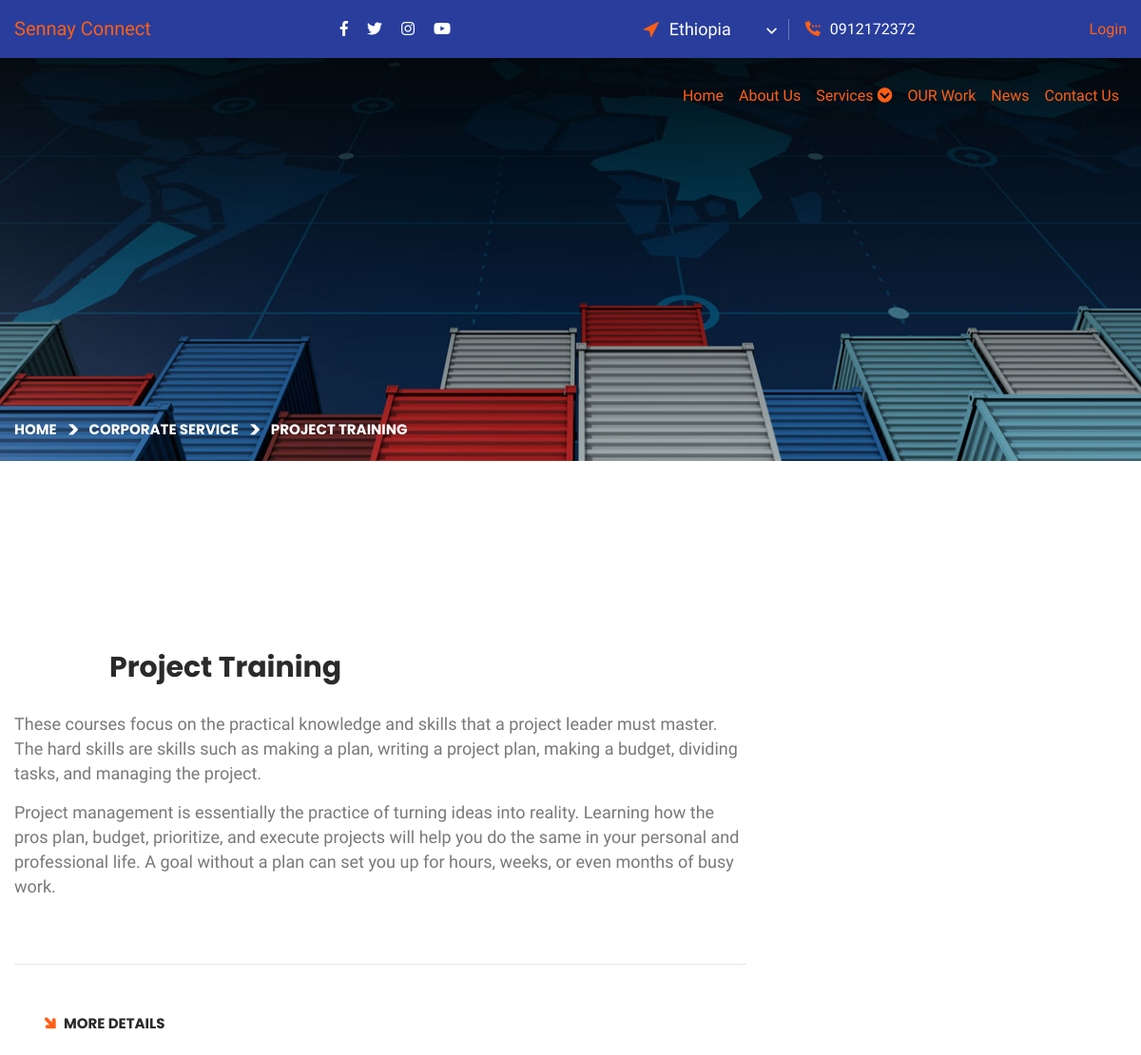
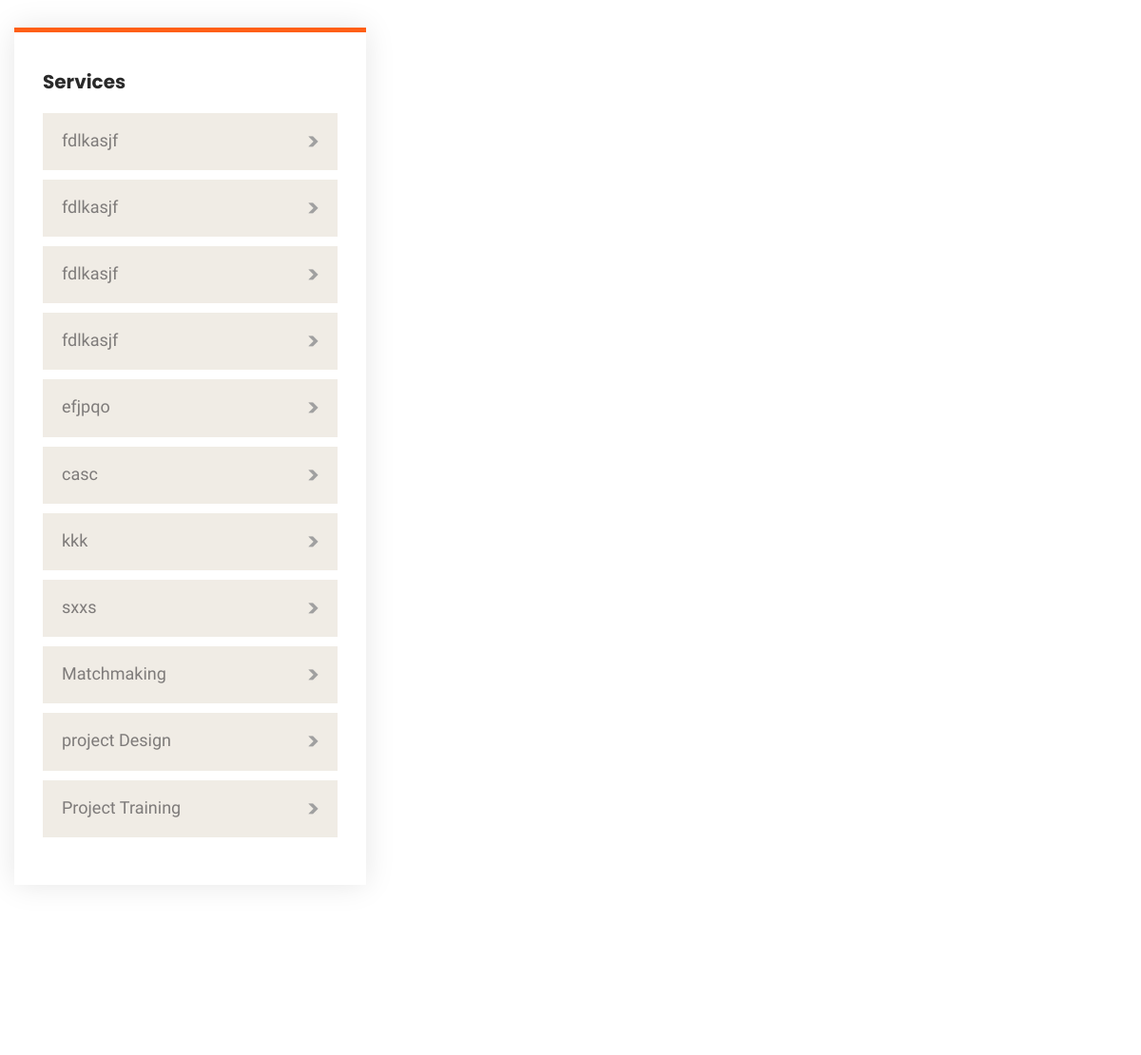
Page /single-service.php?id=36 (upper part) on the earlier database version (2 pictures, top to bottom).
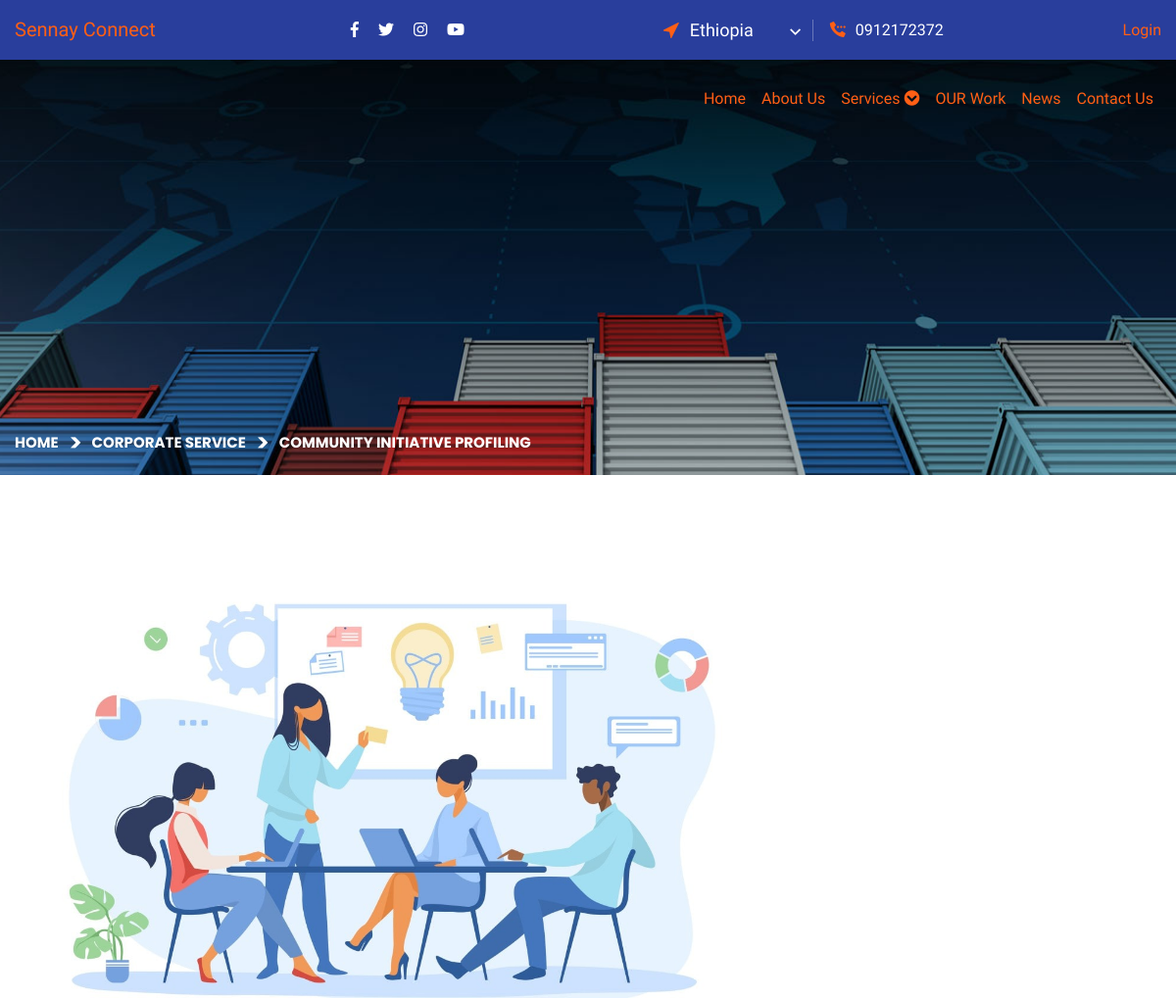
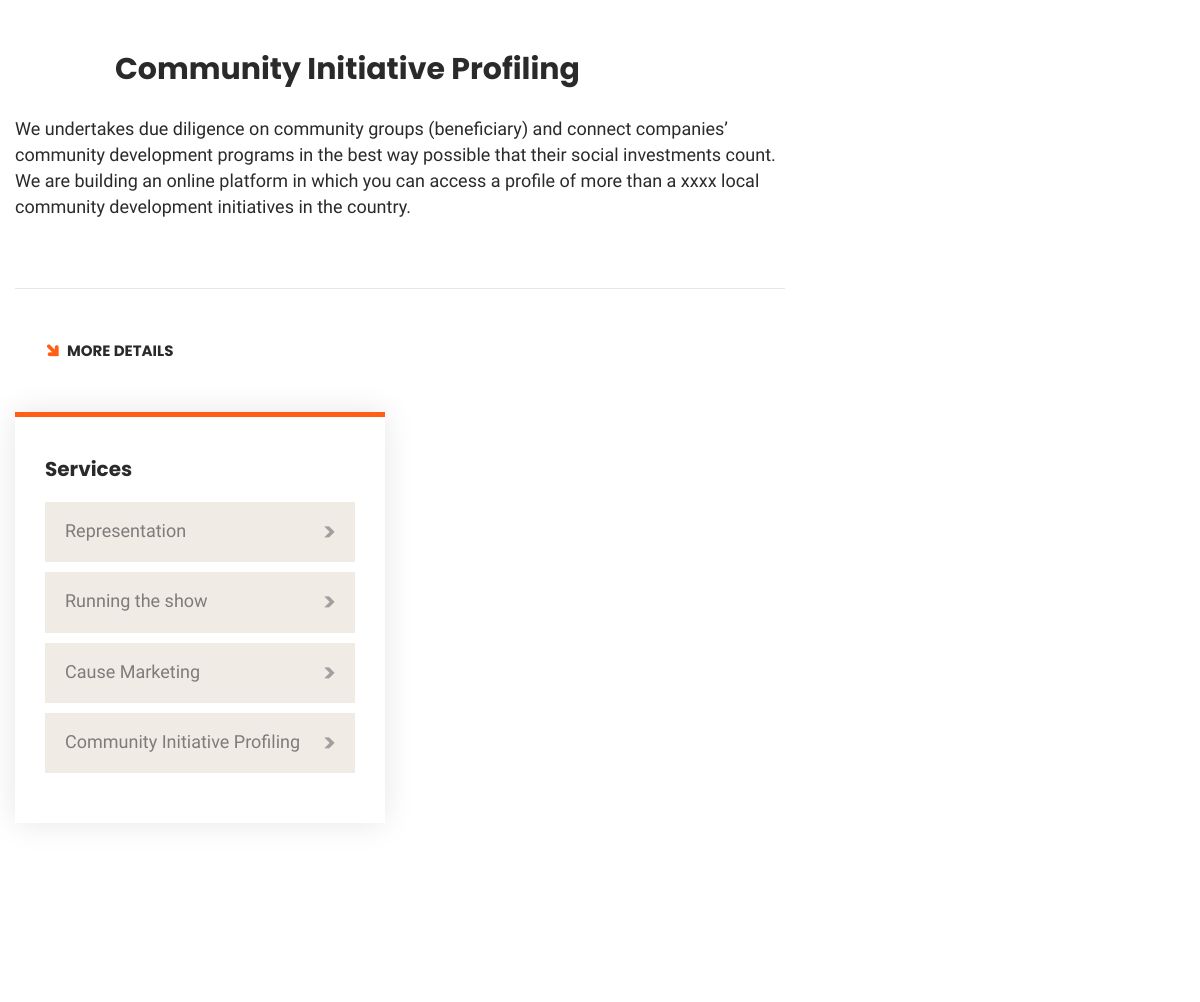
Same page on the later database version (2 pictures, top to bottom).
### tables this page shows
CREATE TABLE `services` (
  `id` int(100) NOT NULL,
  `title` varchar(1000) DEFAULT NULL,
  `short` varchar(1500) DEFAULT NULL,
  `descrip` varchar(10000) DEFAULT NULL,
  `img` varchar(100) DEFAULT NULL,
  `url` varchar(255) DEFAULT NULL,
  `date` varchar(100) DEFAULT NULL,
  `status` varchar(10) DEFAULT NULL
);

### single-service.php (the view, shortened to what this page needs)
<?php
include "admin/conn.php";
$id = $_GET['id'];
$service = mysqli_query($con, "SELECT * FROM services WHERE id=$id");
$fetch = mysqli_fetch_array($service);
$recent = mysqli_query($con, "SELECT * FROM services ORDER BY id DESC");
?>
<!DOCTYPE html>
<html lang="en">
<head>
    <link href="assets/css/bootstrap.css" rel="stylesheet">
    <link href="assets/css/style.css" rel="stylesheet">
    <link href="assets/css/responsive.css" rel="stylesheet">
    <link href="assets/css/color.css" rel="stylesheet">
</head>
<body>
    <div class="page-wrapper">
        <?php include "header.php"; ?>
        <section class="page-title" style="background-image: url(assets/images/background/bg-20.jpg);">
            <div class="auto-container">
                <div class="content-box">
                    <div class="content-wrapper">
                        <ul class="bread-crumb clearfix">
                            <li><a href="index.php">Home</a></li>
                            <li><a href="service.php">Corporate Service</a></li>
                            <li><?php echo $fetch['title']; ?></li>
                        </ul>
                    </div>
                </div>
            </div>
        </section>
        <section class="news-section">
            <div class="auto-container">
                <div class="row">
                    <div class="col-lg-8">
                        <div class="news-block-four blog-single-post">
                            <div class="inner-box">
                                <div class="image mb-5"><img src="admin/images/services/<?php echo $fetch['img'];  ?>" alt=""></div>
                                <div class="lower-content">
                                    <div class="top-content">
                                        <h3><?php echo $fetch['title'];  ?></h3>
                                    </div>
                                    <div class="text mb-5">
                                        <p><?php echo $fetch['descrip'];  ?></p>
                                    </div>
                                </div>
                            </div>
                        </div>
                    </div>
                    <div class="container pb-5"><a href="admin/login_detail.php" class="readmore-link"><i class="flaticon-up-arrow"></i>More Details</a></div>
                    <aside class="col-lg-4 sidebar">
                        <div class="blog-sidebar style-two">
                            <div class="widget widget_categories">
                                <h4 class="widget_title">Services</h4>
                                <div class="widget-content">
                                    <ul class="categories-list clearfix">
                                        <?php
                                        while ($row = mysqli_fetch_array($recent)) {
                                        ?>
                                            <li><a href="single-service.php?id=<?php echo $row['id']; ?>"><?php echo $row['title']; ?> <i class="flaticon-right-arrow-6"></i> <span><?php echo $counti; ?></span></a></li>
                                        <?php  } ?>
                                    </ul>
                                </div>
                            </div>
                        </div>
                    </aside>
                </div>
            </div>
        </section>
        <?php include "footer.php"; ?>
</body>
</html>

Differences in the rows shown:
removed services: title "fdlkasjf"
removed services: title "fdlkasjf"
removed services: title "fdlkasjf"
removed services: title "fdlkasjf"
removed services: title "efjpqo"
removed services: title "casc"
removed services: title "kkk"
removed services: title "sxxs"
changed services: title "PROJECT TRAINING" → "COMMUNITY INITIATIVE PROFILING"; img: picture added; title "Project Training" → "Community Initiative Profiling"; descrip "These courses focus on the practical knowledge and skills that a project leader must master. The hard skills are skills such as making a plan, writing a project plan, making a budget, dividing tasks, and managing the project. Project management is essentially the practice of turning ideas into reality. Learning how the pros plan, budget, prioritize, and execute projects will help you do the same in your personal and professional life. A goal without a plan can set you up for hours, weeks, or even months of busy work." → "We undertakes due diligence on community groups (beneficiary) and connect companies’ community development programs in the best way possible that their social investments count. We are building an online platform in which you can access a profile of more than a xxxx local community development initiatives in the country."
added services: title "Representation"
changed services: title "Matchmaking" → "Running the show"
changed services: title "project Design" → "Cause Marketing"
